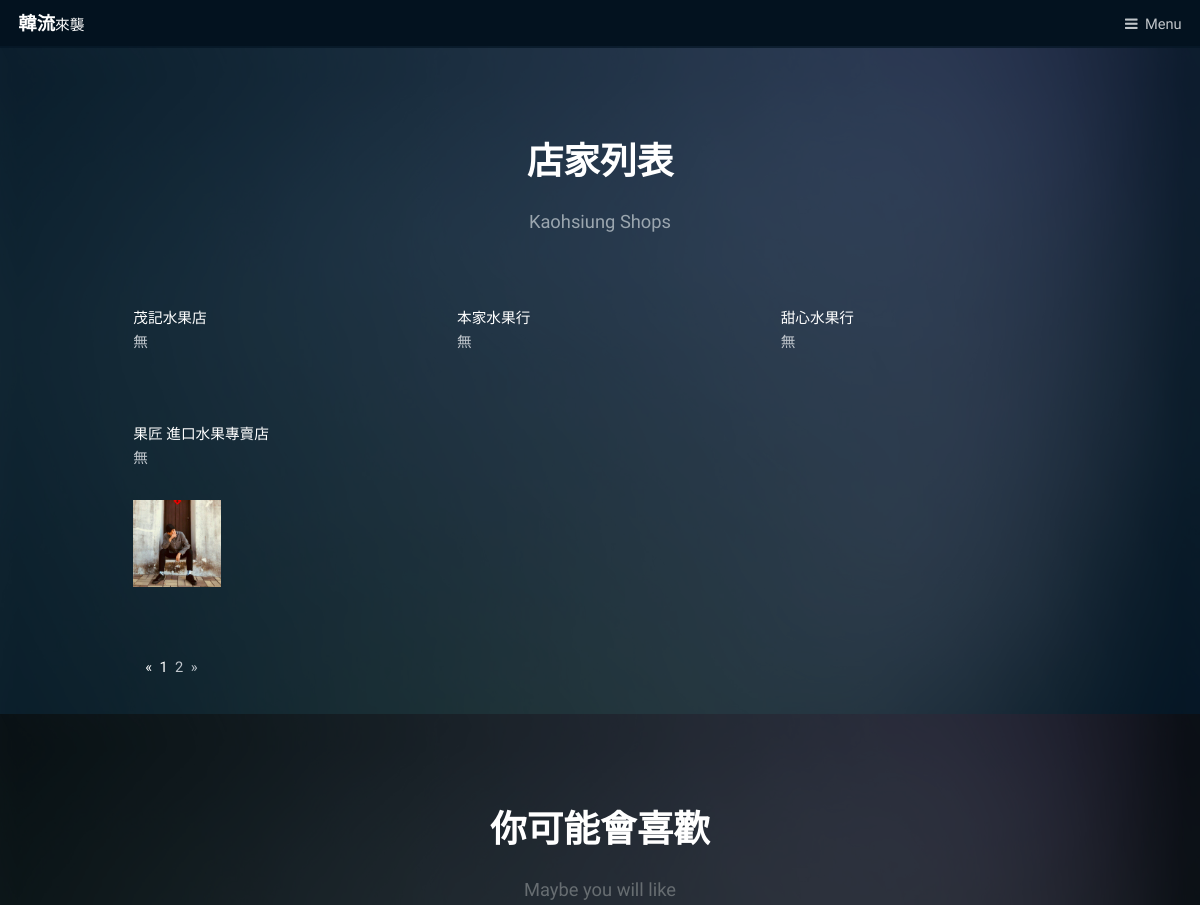
Before: /index/shops/?page=2 (upper part) with the older database file.
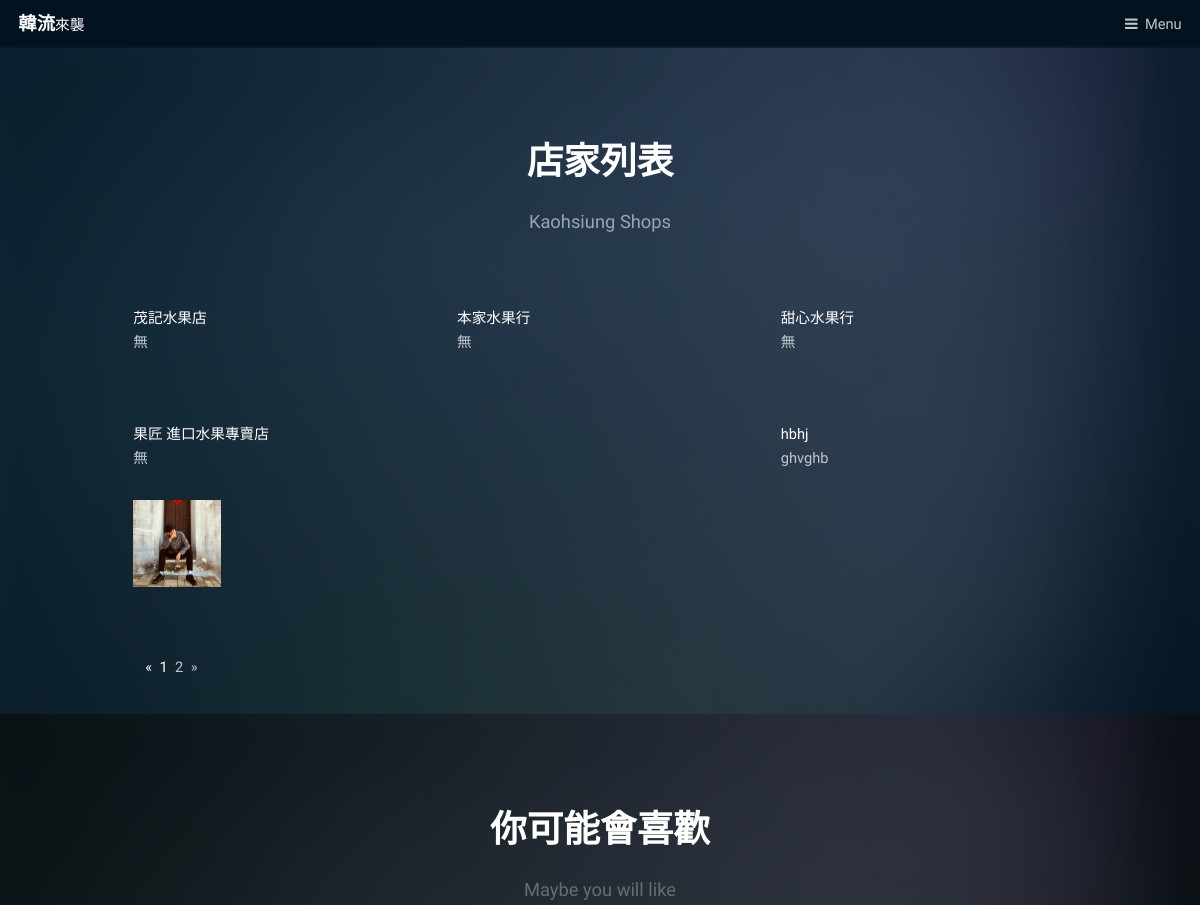
After: the same page with the newer database file.
### index/models.py (models this page shows, shortened)
class Store(models.Model):
    store_name = models.CharField(max_length=100)
    store_introduction=models.TextField(default='')
    store_image=models.ImageField(upload_to='images',null=True,blank=True,width_field="store_image_width", height_field="store_image_height")
    store_image_width = models.IntegerField(default=0)
    store_image_height = models.IntegerField(default=0)
    store_address = models.TextField(default='')
    store_phone= models.CharField(max_length=13)
    store_opening_time = models.TextField(default='')
    introduction_createtime=models.DateTimeField('date published')
    account = models.ForeignKey(Users,on_delete=models.CASCADE)
    class Meta:
        ordering=['-introduction_createtime']

### index/views.py (the view)
# urls.py: url(r'^shops/(?P<pk>[0-9]+)/$',views.StoreView.as_view(),name='store'),
def shops(request):
    st3=Store.objects.all().order_by('id')[:3]
    stores=Store.objects.all().order_by('id')
    paginator = Paginator(stores,6)
    page_num=request.GET.get('page',1)
    page_of_stores= paginator.get_page(page_num)
    current_page_num=page_of_stores.number
    page_range = list(range(max(1, current_page_num - 2), current_page_num)) + list(range(current_page_num, min(paginator.num_pages, current_page_num + 2)))
    if page_range[0]-1>=2:
        page_range.insert(0,'...')
    if page_range[-1]+2<=paginator.num_pages:
        page_range.append('...')
    if page_range[0]!=1:
        page_range.insert(0,1)
    if page_range[-1]!=paginator.num_pages:
        page_range.append(paginator.num_pages)
    context={}
    context['shoplike']=st3
    context['store']=page_of_stores.object_list
    context['page_of_stores']=page_of_stores
    context['page_range']=page_range
    return render(request,'final-web/shops.html',context)

### index/templates/final-web/shops.html (shortened to what this page needs)
<!DOCTYPE HTML>
<html>
	<head>
		{% load static %}
		<link rel="stylesheet" href={% static "assets/css/main.css" %} />
	</head>
	<body class="subpage">
			<header id="header">
				<h1><a href="{% url 'index:index' %}">韓流<span>來襲</span></a></h1>
				<a href="#menu">Menu</a>
			</header>
			<div id="main">
				<section class="wrapper style1">
					<div class="inner">
						<header class="align-center">
							<h2>店家列表</h2>
							<p>Kaohsiung Shops</p>
						</header>
						<div class="flex flex-3">
							{% for s in store %}
							<div class="col2">
							<a href="{% url 'index:store' s.id %}">{{ s.store_name }}</a>
							<p>{{s.store_introduction}}</p>
								<div class="box alt">
									<div class="row 50% uniform">
                                        {% if s.store_image %}
										<div class="4u"><span class="image fit"><a href="{% url 'index:store' s.id %}"><img src="{{ s.store_image.url }}" alt="" /></a></span></div>
                                        {% endif %}
									</div>
								</div>
							</div>
							{% endfor %}
						</div>
					<div >
						<ul class="page">
							<li>
								{% if page_of_stores.has_previous %}
                                	<a href="?page={{ page_of_blogs.previous_page_number }}" aria-label="Previous">
                                   	<span aria-hidden="true">&laquo;</span>
								 	</a>
                                {% else %}
                                    <span aria-hidden="true">&laquo;</span>
                                {% endif %}
							</li>
							 {% for page_num in page_range %}
							 	{% if page_num == page_of_stores.number %}
                            		<li class="active" style=><span>{{ page_num }}</span></li>
                            	{% else %}
									{% if page_num == '...' %}
										<li><span>{{ page_num }}</span></li>
									{% else %}
                            			<li><a href="?page={{ page_num }}">{{ page_num }}</a></li>
									{% endif %}
								{% endif %}
                            {% endfor %}
							<li>
                                {% if page_of_stores.has_next %}
                                	<a href="?page={{ page_of_stores.next_page_number }}" aria-label="Next">
                                	<span aria-hidden="true">&raquo;</span>
                                	</a>
                                {% else %}
                                    <span aria-hidden="true">&raquo;</span>
                                {% endif %}
                            </li>
						</ul>
					</div>
					</div>
				</section>
				<section class="wrapper ">
					<div class="inner">
						<header class="align-center">
							<h2>你可能會喜歡</h2>
							<p>Maybe you will like </p>
						</header>
					</div>
				</section>
			</div>
		{% load static %}
	</body>
</html>

Changed rows visible on the page:
added Store: store_name "hbhj", store_introduction "ghvghb"
